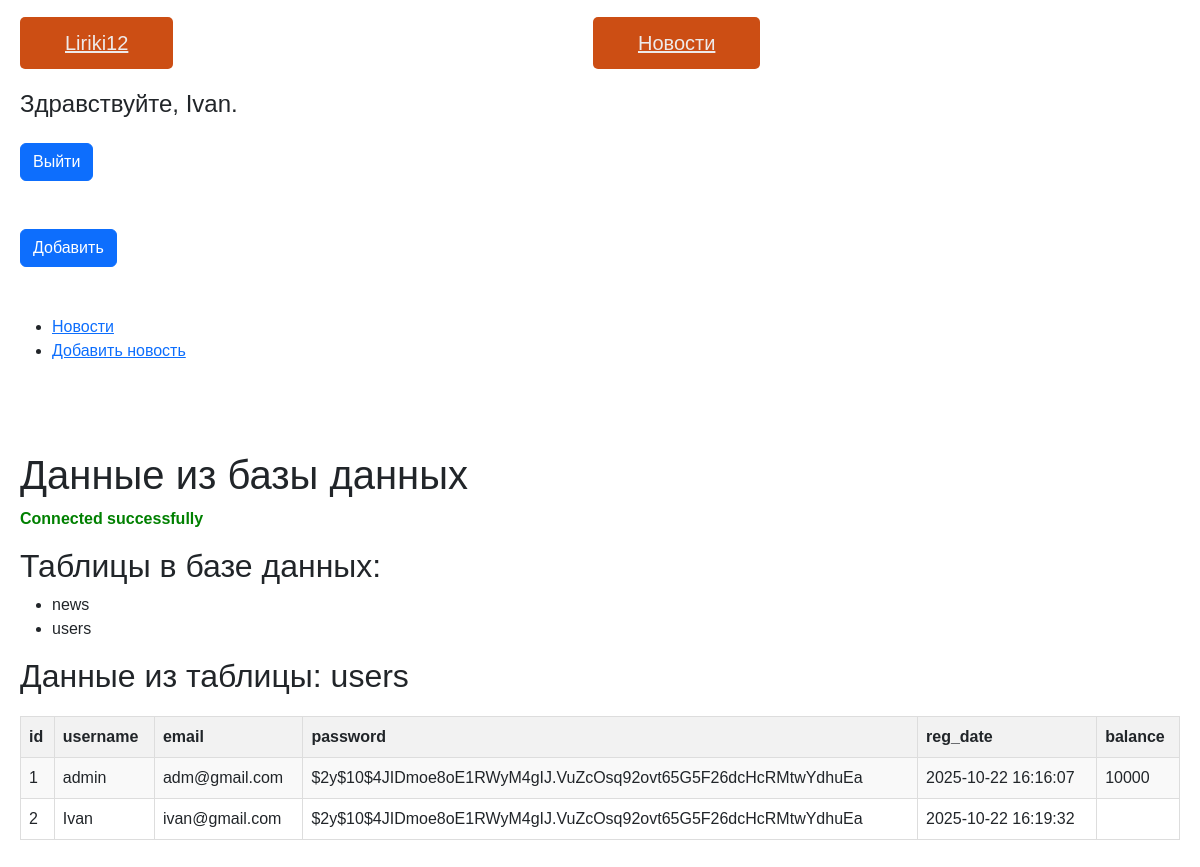
Screenshot of /admin.php (signed in) with the database file from the repository.
### tables this page shows
CREATE TABLE `users` (
  `id` int(11) NOT NULL,
  `username` varchar(30) NOT NULL,
  `email` varchar(50) NOT NULL,
  `password` varchar(255) NOT NULL,
  `reg_date` datetime NOT NULL DEFAULT CURRENT_TIMESTAMP,
  `balance` mediumtext NOT NULL
);

### admin.php (the view, shortened to what this page needs)
<!DOCTYPE html>
<html lang="en">
<head>
  <link href="https://cdn.jsdelivr.net/npm/bootstrap@5.2.0-beta1/dist/css/bootstrap.min.css" rel="stylesheet">
  <link rel="stylesheet" href="css.css">
  <link rel="stylesheet" href="milchik.cs">
</head>
<body>
<nav class="navbar" id="navbar">
        <div class="logo">
<span><a href="index.php" class="button2">Liriki12 </a></span>
        </div>
        <div class="logo">
        <span><a href="index2.php" class="button2">Новости </a></span>
</div>
    </nav>
        <h4 class="my-4">Здравствуйте, <?= htmlspecialchars($_SESSION["username"]); ?>.</h4>
        <a href="./logout.php" class="btn btn-primary">Выйти</a>
<br>
<br>
<br>
<a href="" class="btn btn-primary">Добавить</a>
<br>
<br>
<br>
  <?php
$action = isset($_GET['action']) ? $_GET['action'] : 'pages';
?>
<ul class="nav-list">
    <li>
        <a href="admin.php?action=news"
           class="<?php echo ($action == 'news' || $action == 'add_news' || $action == 'edit_news') ? 'active' : ''; ?>">
           Новости
        </a>
    </li>
    <li>
        <a href="admin.php?action=add_news"
           class="<?php echo ($action == 'add_news') ? 'active' : ''; ?>">
           Добавить новость
        </a>
    </li>
</ul>
    <br>
    <br>
    <br>
    <h1>Данные из базы данных</h1>
    <?php
    $host = 'localhost';
    $user = 'root';
    $password = '';
    $db = 'demo2';
    $connection = mysqli_connect($host, $user, $password, $db);
    echo "<p class='success'>Connected successfully</p>";
    mysqli_set_charset($connection, "utf8");
    echo "<h2>Таблицы в базе данных:</h2>";
    $result = mysqli_query($connection, "SHOW TABLES");
    if ($result && mysqli_num_rows($result) > 0) {
        echo "<ul>";
        while ($row = mysqli_fetch_array($result)) {
            echo "<li>" . $row[0] . "</li>";
        }
        echo "</ul>";
    } else {
        echo "<p>Таблицы не найдены</p>";
    }
    $table_name = "users";
    $table_check = mysqli_query($connection, "SHOW TABLES LIKE '$table_name'");
    if (mysqli_num_rows($table_check) > 0) {
        echo "<h2>Данные из таблицы: $table_name</h2>";
        $query = "SELECT * FROM $table_name";
        $result = mysqli_query($connection, $query);
        if ($result && mysqli_num_rows($result) > 0) {
            echo "<table>";
            echo "<tr>";
            $fields = mysqli_fetch_fields($result);
            foreach ($fields as $field) {
                echo "<th>" . $field->name . "</th>";
            }
            echo "</tr>";
            while ($row = mysqli_fetch_assoc($result)) {
                echo "<tr>";
                foreach ($row as $value) {
                    echo "<td>" . htmlspecialchars($value) . "</td>";
                }
                echo "</tr>";
            }
            echo "</table>";
        } else {
            echo "<p>В таблице '$table_name' нет данных или произошла ошибка: " . mysqli_error($connection) . "</p>";
        }
    }
    ?>
    <br>
    <br>
    <br>
    <br>
</body>
</html>

### admin.php (style rules this page uses)
.button2 { padding: 15px 45px; border-radius: 5px; margin-top: 15px; margin-bottom: 15px; border: none; color: rgb(238, 234, 234); cursor: pointer; background-color: #cc4e14; width: 100%; font-size: 20px; }
body { font-family: Arial, sans-serif; margin: 20px; }
.success { color: green; font-weight: bold; }
table { border-collapse: collapse; margin: 20px 0; width: 100%; }
th, td { border: 1px solid #ddd; padding: 8px; text-align: left; }
th { background-color: #f2f2f2; }
tr:nth-child(even) { background-color: #f9f9f9; }

### rows the page displays
users: id "1", username "admin", email "adm@gmail.com", password "$2y$10$4JIDmoe8oE1RWyM4gIJ.VuZcOsq92ovt65G5F26dcHcRMtwYdhuEa", reg_date "2025-10-22 16:16:07", balance "10000"
users: id "2", username "Ivan", email "ivan@gmail.com", password "$2y$10$4JIDmoe8oE1RWyM4gIJ.VuZcOsq92ovt65G5F26dcHcRMtwYdhuEa", reg_date "2025-10-22 16:19:32"

### other values shown
$_SESSION["username"] "Ivan"
$row[0] "news"
$row[0] "users"
$table_name "users"
$field->name "id"
$field->name "username"
$field->name "email"
$field->name "password"
$field->name "reg_date"
$field->name "balance"
